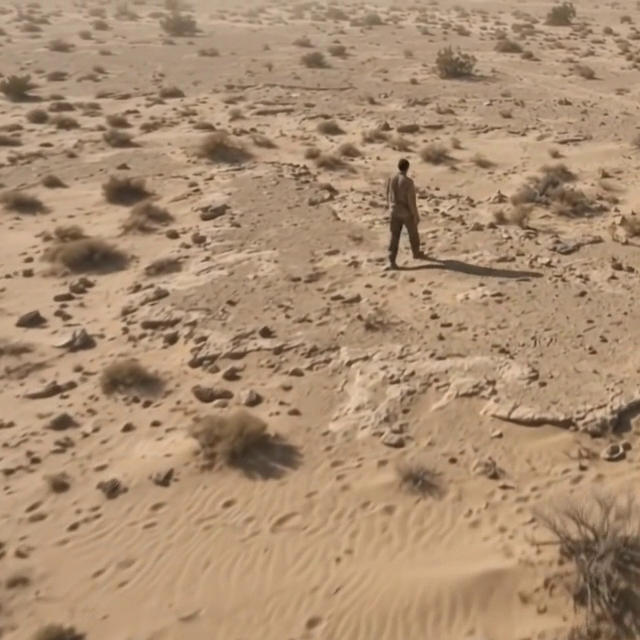
#> input picture docs/manuscript/figures/crop_640_left_video.png, 640 x 640 px, given in place of icon_lorem_ipsum.png, which was not available
$ python generate_architecture_figure.py
#> lines starting #> are read from the running program, lines starting #| are printed output that depends on the picture; pictures that were not available may be replaced by others from this repository, and a replacement may not be noted
import matplotlib.pyplot as plt
import matplotlib.patches as patches
from PIL import Image
import numpy as np
from pathlib import Path

out_dir = Path('docs/manuscript/figures')
asset_dir = Path('docs/manuscript/figures/gen_assets')

# Figure dimensions: width 28 inches, height 12 inches (300 dpi)
fig, ax = plt.subplots(figsize=(28, 12), dpi=300)
ax.set_xlim(0, 28)
ax.set_ylim(0, 12)
ax.axis('off')
fig.patch.set_facecolor('white')

# Typography helpers
FONT_TITLE = 13.5
FONT_HEADER = 11.0
FONT_BODY = 8.5
FONT_SUB = 7.5

# -------------------------------------------------------------
# TOP CONTAINER: STAGE 1 - GENERATION & HARVESTING
# -------------------------------------------------------------
gen_box = patches.FancyBboxPatch((0.4, 6.1), 27.2, 5.5, boxstyle='round,pad=0.2,rounding_size=0.35',
                                linewidth=2.2, edgecolor='#1D4ED8', facecolor='#F0F7FF', zorder=1)
ax.add_patch(gen_box)

ax.text(0.8, 11.2, 'STAGE 1: GENERATION (MULTIMODAL SYNTHETIC GENERATION & 2× DUAL-CROP HARVESTING)',
        fontsize=FONT_TITLE, fontweight='bold', color='#1E40AF', zorder=2)

# Load Icons
lorem_img = Image.open(asset_dir / 'icon_lorem_ipsum.png')
#> lorem_img is the input picture: PIL image 640x640 RGB; mean R, G, B 169.8, 141.5, 113.7
gemini_img = Image.open(asset_dir / 'icon_gemini.png')
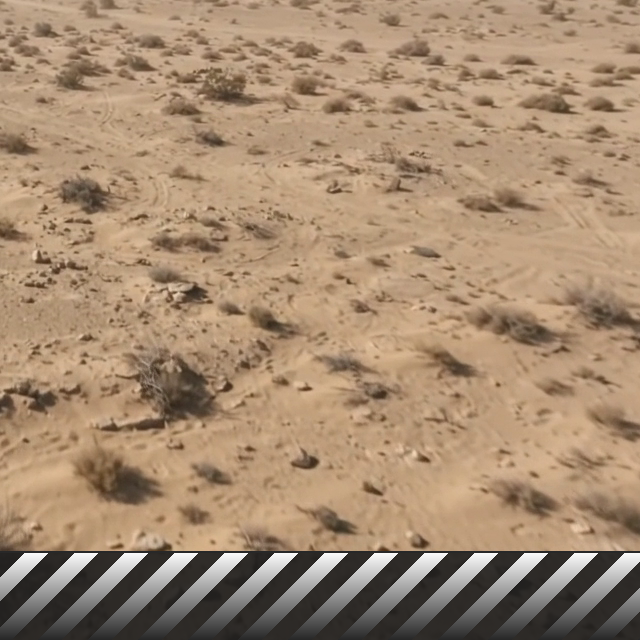
#> input picture docs/manuscript/figures/crop_640_right_video.png, 640 x 640 px, given in place of icon_gemini.png, which was not available
#> gemini_img is the input picture: PIL image 640x640 RGB; mean R, G, B 165.3, 139.3, 113.4

# 1. RGB video prompt
x_c1 = 1.8
ax.text(x_c1, 10.5, 'RGB video prompt', fontsize=FONT_HEADER, fontweight='bold', color='#111827', ha='center', zorder=3)
ax.imshow(lorem_img, extent=(x_c1 - 0.7, x_c1 + 0.7, 8.1, 10.0), zorder=3)
ax.text(x_c1, 7.6, 'Text Description\n(Prompt for Desert & Forest)', fontsize=FONT_BODY, color='#4B5563', ha='center', zorder=3)

# Arrow 1 -> 2
ax.annotate('', xy=(3.4, 9.05), xytext=(2.7, 9.05),
            arrowprops=dict(arrowstyle='->', lw=2.5, color='#2563EB'), zorder=4)

# 2. Video Generator LLM (Gemini)
x_c2 = 4.3
ax.text(x_c2, 10.5, 'Video Generator LLM', fontsize=FONT_HEADER, fontweight='bold', color='#4338CA', ha='center', zorder=3)
ax.imshow(gemini_img, extent=(x_c2 - 0.75, x_c2 + 0.75, 8.3, 9.8), zorder=3)
ax.text(x_c2, 7.6, 'Gemini 3.8 Flash\n(Google DeepMind)', fontsize=FONT_BODY, color='#4B5563', ha='center', zorder=3)

# Arrow 2 -> 3
ax.annotate('', xy=(5.8, 9.05), xytext=(5.1, 9.05),
            arrowprops=dict(arrowstyle='->', lw=2.5, color='#2563EB'), zorder=4)

# 3. 16:9 RGB Videos (Desert & Forest with Striped Bottom)
x_c3 = 7.7
ax.text(x_c3, 10.5, '16:9 RGB Videos', fontsize=FONT_HEADER, fontweight='bold', color='#111827', ha='center', zorder=3)
d_rgb_v = Image.open(asset_dir / 'desert_rgb_video.png')
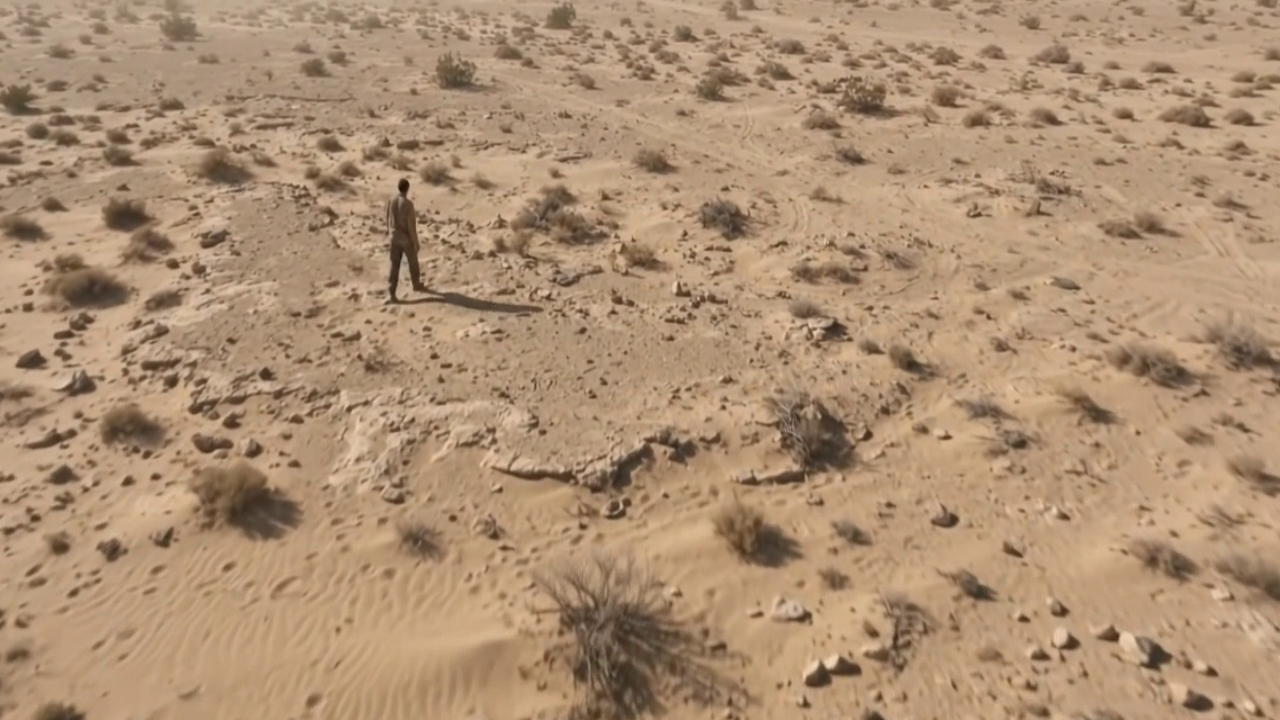
#> input picture docs/manuscript/figures/desert_rgb_video.png, 1280 x 720 px, found by its file name
#> d_rgb_v is the input picture: PIL image 1280x720 RGB; mean R, G, B 173.2, 144, 115.1
f_rgb_v = Image.open(asset_dir / 'forest_rgb_video.png')
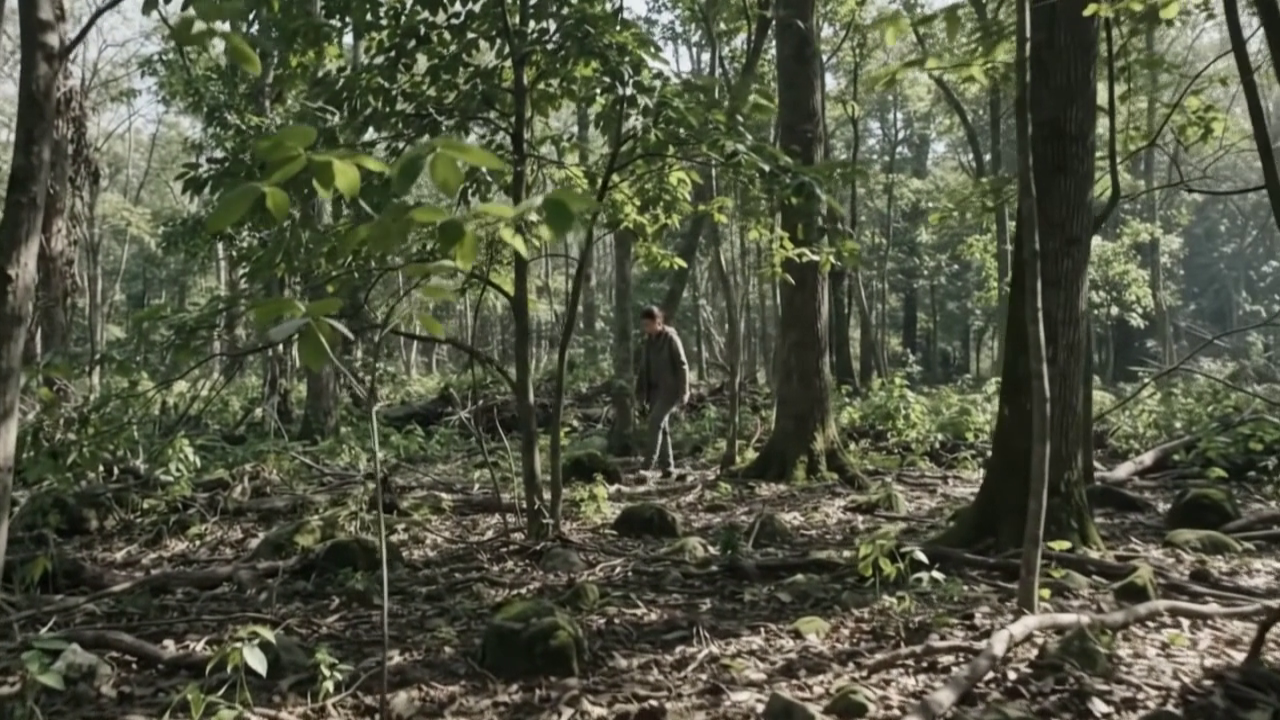
#> input picture docs/manuscript/figures/forest_rgb_video.png, 1280 x 720 px, found by its file name
#> f_rgb_v is the input picture: PIL image 1280x720 RGB; mean R, G, B 81.6, 85, 66.4
ax.imshow(d_rgb_v, extent=(6.2, 7.55, 8.35, 9.85), zorder=3)
ax.text(6.87, 8.05, 'Desert RGB', fontsize=8, fontweight='bold', color='#1F2937', ha='center', zorder=3)
ax.imshow(f_rgb_v, extent=(7.85, 9.2, 8.35, 9.85), zorder=3)
ax.text(8.52, 8.05, 'Forest RGB', fontsize=8, fontweight='bold', color='#1F2937', ha='center', zorder=3)
ax.text(x_c3, 7.45, '1280×720 @ 24 FPS (10.0 s)\n[Diagonal Striped Bottom = Video]', fontsize=7.8, color='#4B5563', ha='center', zorder=3)

# Arrow 3 -> 4
ax.annotate('', xy=(10.0, 9.05), xytext=(9.3, 9.05),
            arrowprops=dict(arrowstyle='->', lw=2.5, color='#D97706'), zorder=4)

# 4. Configure to Thermal
x_c4 = 11.0
ax.text(x_c4, 10.5, 'Configure to Thermal', fontsize=FONT_HEADER, fontweight='bold', color='#B45309', ha='center', zorder=3)
ax.imshow(lorem_img, extent=(x_c4 - 0.7, x_c4 + 0.7, 8.1, 10.0), zorder=3)
ax.text(x_c4, 7.6, 'Thermal Modality Prompt\n(LWIR Sensor Radiance)', fontsize=FONT_BODY, color='#4B5563', ha='center', zorder=3)

# Arrow 4 -> 5
ax.annotate('', xy=(12.6, 9.05), xytext=(11.9, 9.05),
            arrowprops=dict(arrowstyle='->', lw=2.5, color='#D97706'), zorder=4)

# 5. Video Generator LLM (Thermal Translation)
x_c5 = 13.5
ax.text(x_c5, 10.5, 'Video Generator LLM', fontsize=FONT_HEADER, fontweight='bold', color='#4338CA', ha='center', zorder=3)
ax.imshow(gemini_img, extent=(x_c5 - 0.75, x_c5 + 0.75, 8.3, 9.8), zorder=3)
ax.text(x_c5, 7.6, 'Modality Translation\n(Gemini Video-to-Video)', fontsize=FONT_BODY, color='#4B5563', ha='center', zorder=3)

# Arrow 5 -> 6
ax.annotate('', xy=(15.0, 9.05), xytext=(14.3, 9.05),
            arrowprops=dict(arrowstyle='->', lw=2.5, color='#D97706'), zorder=4)

# 6. 16:9 Thermal Videos (Desert & Forest with Striped Bottom)
x_c6 = 16.9
ax.text(x_c6, 10.5, '16:9 Thermal Videos', fontsize=FONT_HEADER, fontweight='bold', color='#111827', ha='center', zorder=3)
d_th_v = Image.open(asset_dir / 'desert_th_video.png')
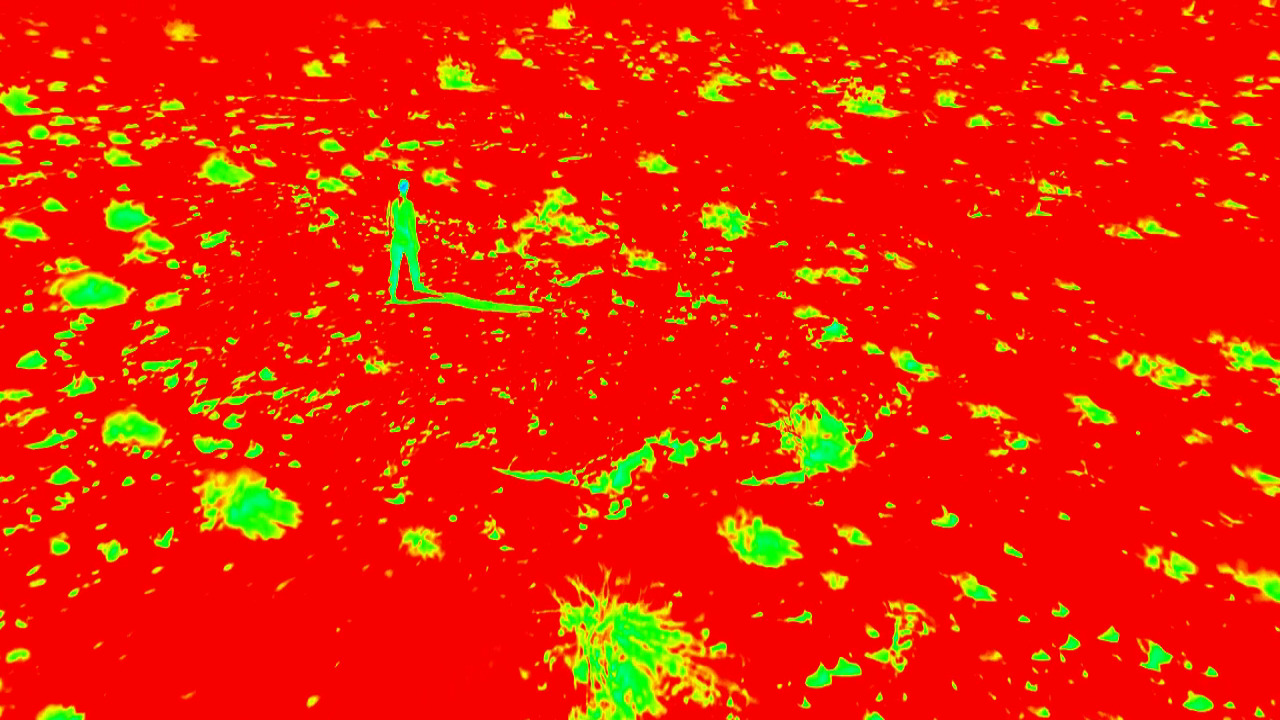
#> input picture docs/manuscript/figures/desert_th_video.png, 1280 x 720 px, found by its file name
#> d_th_v is the input picture: PIL image 1280x720 RGB; mean R, G, B 235.9, 31.4, 2.7
f_th_v = Image.open(asset_dir / 'forest_th_video.png')
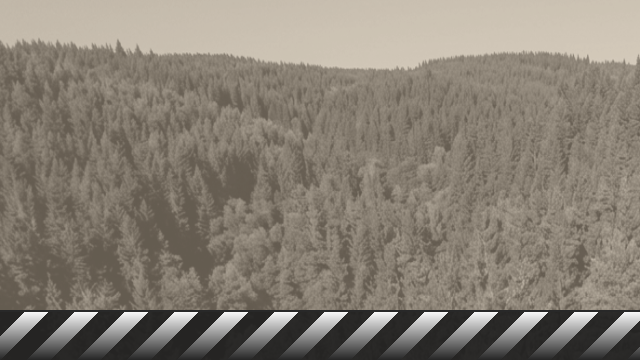
#> input picture docs/manuscript/figures/forest_th_video.png, 640 x 360 px, found by its file name
#> f_th_v is the input picture: PIL image 640x360 RGB; mean R, G, B 135.3, 127.4, 116.2
ax.imshow(d_th_v, extent=(15.4, 16.75, 8.35, 9.85), zorder=3)
ax.text(16.07, 8.05, 'Desert Thermal (D:)', fontsize=8, fontweight='bold', color='#1F2937', ha='center', zorder=3)
ax.imshow(f_th_v, extent=(17.05, 18.4, 8.35, 9.85), zorder=3)
ax.text(17.72, 8.05, 'Forest Thermal', fontsize=8, fontweight='bold', color='#1F2937', ha='center', zorder=3)
ax.text(x_c6, 7.45, '1280×720 @ 24 FPS (10.0 s)\n[Diagonal Striped Bottom = Video]', fontsize=7.8, color='#4B5563', ha='center', zorder=3)

# Arrow 6 -> 7
ax.annotate('', xy=(19.1, 9.05), xytext=(18.5, 9.05),
            arrowprops=dict(arrowstyle='->', lw=2.5, color='#059669'), zorder=4)

# 7. Video to Frame
x_c7 = 20.0
v2f_box = patches.FancyBboxPatch((x_c7 - 0.8, 8.1), 1.6, 1.9, boxstyle='round,pad=0.08,rounding_size=0.2',
                                 linewidth=1.8, edgecolor='#059669', facecolor='#ECFDF5', zorder=3)
ax.add_patch(v2f_box)
ax.text(x_c7, 9.35, 'Video to\nFrame', fontsize=10.5, fontweight='bold', color='#065F46', ha='center', va='center', zorder=4)
ax.text(x_c7, 8.45, 'Frame Extraction\nFull-Rate\n(24 Hz)', fontsize=7.2, color='#047857', ha='center', va='center', zorder=4)

# Arrow 7 -> 8
ax.annotate('', xy=(21.5, 9.05), xytext=(20.9, 9.05),
            arrowprops=dict(arrowstyle='->', lw=2.5, color='#059669'), zorder=4)

# 8. 16:9 Clean Frames (NO stripes)
x_c8 = 22.9
ax.text(x_c8, 10.5, '16:9 Frames (Extracted)', fontsize=FONT_HEADER, fontweight='bold', color='#111827', ha='center', zorder=3)
d_rgb_f = Image.open(asset_dir / 'desert_rgb_frame.png')
#> (the run stopped early here; a loop or call above may not have finished)
